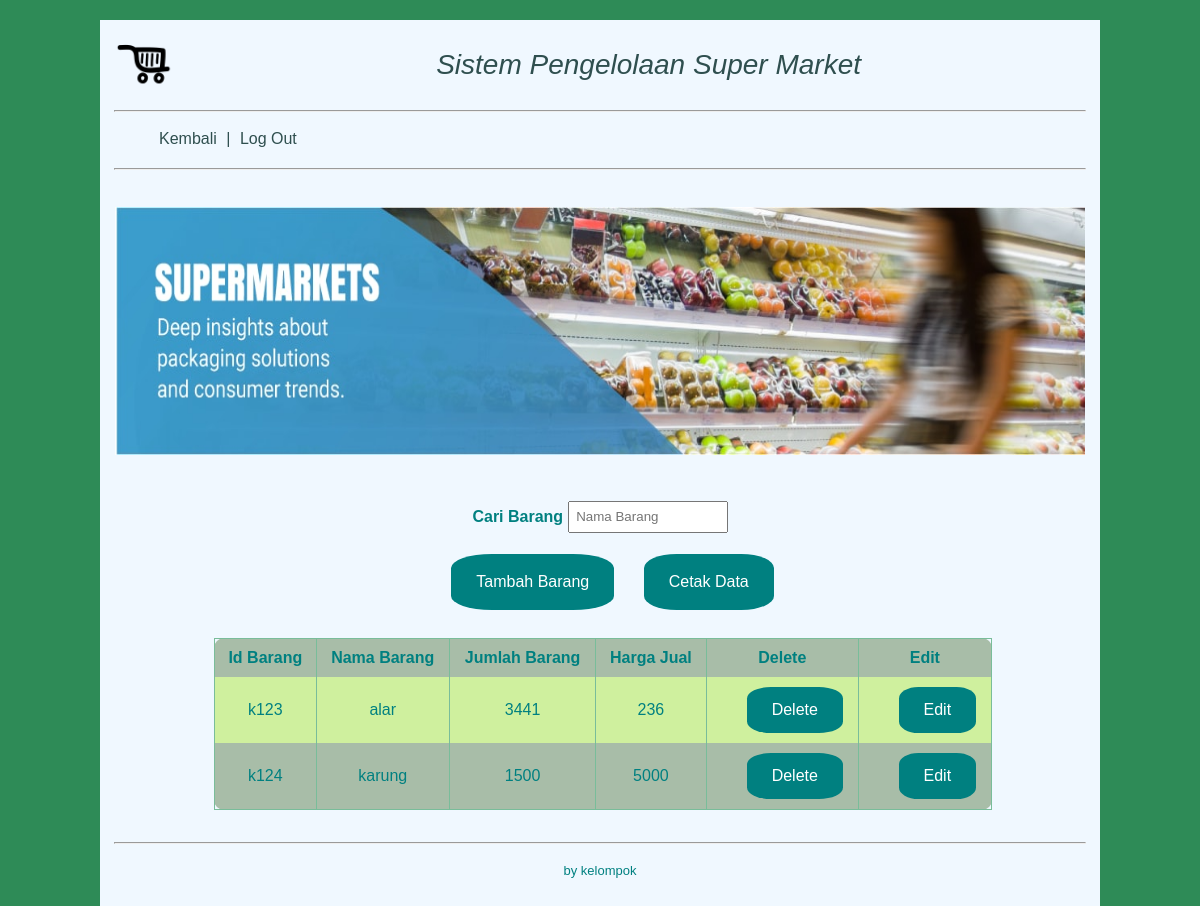
The app's page /gudang_barang.php (signed in), older data.
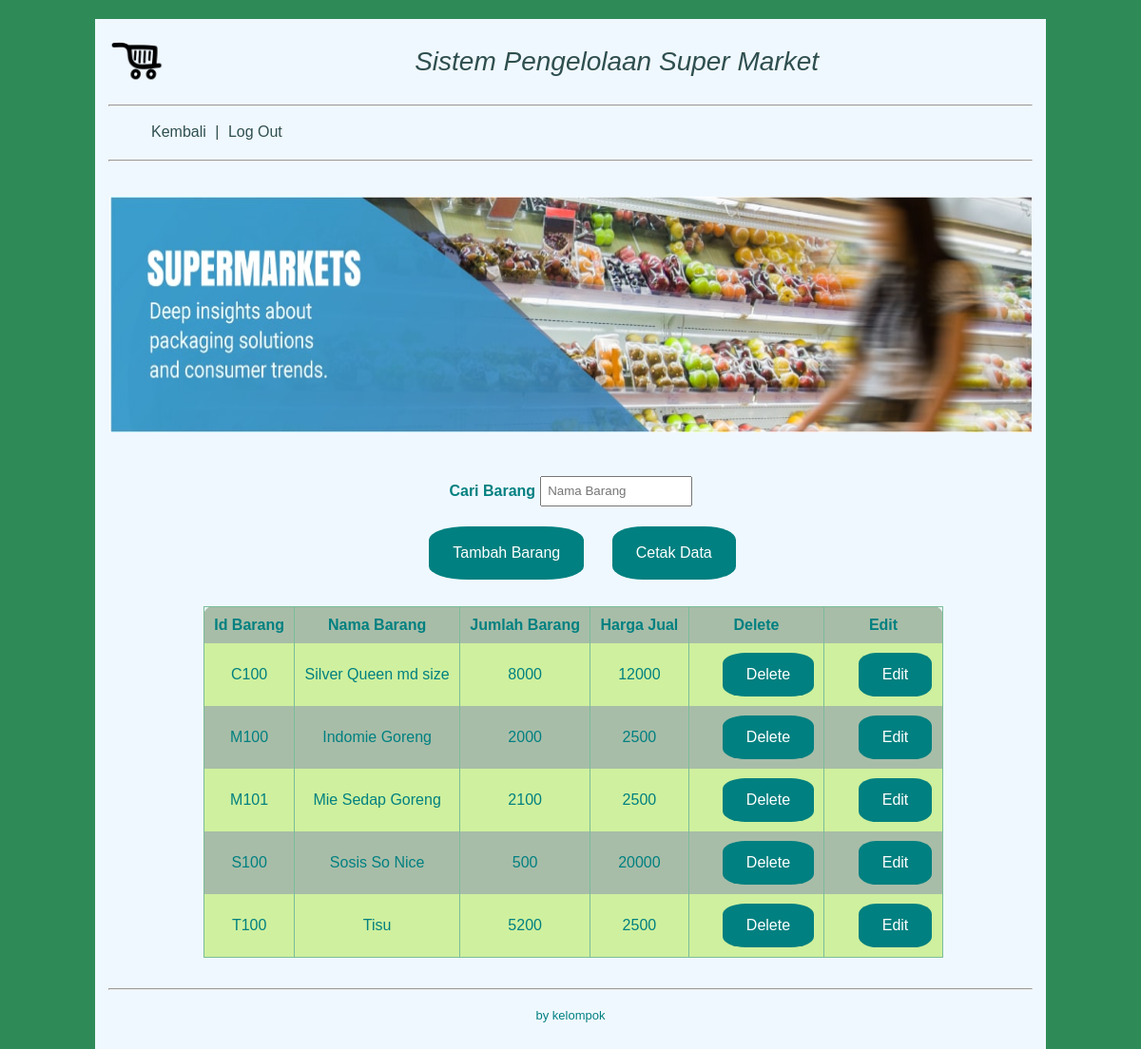
The same page, newer data.
### tables this page shows
CREATE TABLE `barang` (
  `id_barang` varchar(30) NOT NULL,
  `nama_barang` varchar(100) NOT NULL,
  `jumlah_barang` int(200) NOT NULL,
  `harga_barang` int(200) NOT NULL
);

### fungsi_fungsi.php (called while the page is built, shortened)
<?php
	function tampil(){
		$query = mysql_query("select * from barang order by id_barang");
 		if($query==true){
 			return $query;
 		}
 		else{
 			$message = "kesalahan";
 			return $message;
 		}
	}
?>

### gudang_barang.php (the view, shortened to what this page needs)
<html>
<head>
<?php
	include 'fungsi_fungsi.php';
?>
<link rel="stylesheet" type="text/css" href="style.css">
<body>
	<div class="wrapper">
		<header>
			<div id="logo">
				<img src="logo.png">
			</div>
			<h1 class="title">Sistem Pengelolaan Super Market</h1>
			<hr>
			<nav>
				<ul>
					<li><a href="menu_gudang.php">Kembali</a></li>
					<li>|</li>
					<li><a href="logout.php">Log Out</a></li>
				</ul>
			</nav>
			<hr>
		</header>
		<div id="banner">
			<img src="banner.jpg">
		</div>
		<div class="contain">
			<form action="cari_barang.php" method="get">
				<h4>Cari Barang
					<input type="text" placeholder="Nama Barang" name="namabarang">
			 	</h4>
			</form>
			<a href="tambah_barang.php">Tambah Barang</a>
			<a href="laporan_barang.php">Cetak Data</a>
			<br/>
			<br/>
			<table>
				<tr>
					<td><b>Id Barang</td>
					<td><b>Nama Barang</td>
					<td><b>Jumlah Barang</td>
					<td><b>Harga Jual</td>
					<td><b>Delete</td>
					<td><b>Edit</td>
				</tr>
				<?php
					$query = tampil();
					while($var = mysql_fetch_array($query)){
					?>
						<tr>
							<td><?php echo $var['id_barang'] ?></td>
							<td><?php echo $var['nama_barang'] ?></td>
							<td><?php echo $var['jumlah_barang'] ?></td>
							<td><?php echo $var['harga_barang'] ?></td>
							<td><center><a href="delete_barang.php?kode=<?php echo $var['id_barang'] ?>">Delete</a></td>
							<td><center><a href="edit_barang.php?kode=<?php echo $var['id_barang'] ?>">Edit</a></td>
						</tr>
					<?php } ?>
			</table>
		</div>
		<footer>
			<hr>
			<p class="kaki">by kelompok</p>
		</footer>
	</div>
</body>
</head>
</html>

### style.css (style rules this page uses)
body { font: 16px/28px arial, sans-serif; background-color: #2E8B57; color: #008080; }
.wrapper { max-width: 1000px; width: 100%; background-color: #F0F8FF; margin: 20px auto 20px auto; }
header { margin: 4px; padding: 10px; }
header #logo { float: left; width: 10%; padding-bottom: 10px; }
header #logo img { width: 60px; height: 60px; }
header h1 { font: 28px arial, sans-serif; color: #2F4F4F; font-style: italic; text-align: center; padding-bottom: 10px; }
header nav { height: 40px; }
header nav ul { margin: 5px; padding-top: 5px; padding-bottom: 5px; }
header nav ul li { display: inline-block; margin-top: 0.5px; margin-right: 5px; color: #2F4F4F; }
header nav ul li a { text-decoration: none; color: #2F4F4F; }
#banner { height: 248px; margin: 5px; padding: 10px; }
#banner img { width: 970px; height: 248px; }
.contain { text-align: center; margin: 4px; padding: 10px; }
.contain form h4 input[type="text"] { width: 12em; padding: 0.5em; color: #888; }
.contain form input[type="text"] { width: 12em; padding: 0.5em; color: #888; }
.contain a { margin-left: 25px; border-radius: 25%; background-color: #008080; color: white; padding: 14px 25px; text-align: center; text-decoration: none; display: inline-block; }
.contain table { margin-left: 100px; background:none repeat scroll 0 0 #A8BDA8; border:1px solid #79BD9A; border-collapse:collapse; border-spacing:0; text-align:center; width:80%; border-radius:10px; }
.contain table tr td, table tr th { padding:0.625em; }
.contain table tr:nth-of-type(2n) { background:none repeat scroll 0 0 #CFF09E; }
.contain td { border-right:1px solid #79BD9A; }
footer { padding: 10px; clear: both; margin: 4px; }
footer p { text-align: center; font-size: 13px; }

Row changes from the older to the newer data that the page shows:
removed barang: id_barang "k123", nama_barang "alar", jumlah_barang "3441", harga_barang "236"
removed barang: id_barang "k124", nama_barang "karung", jumlah_barang "1500", harga_barang "5000"
added barang: id_barang "C100", nama_barang "Silver Queen md size", jumlah_barang "8000", harga_barang "12000"
added barang: id_barang "M100", nama_barang "Indomie Goreng", jumlah_barang "2000", harga_barang "2500"
added barang: id_barang "M101", nama_barang "Mie Sedap Goreng", jumlah_barang "2100", harga_barang "2500"
added barang: id_barang "S100", nama_barang "Sosis So Nice", jumlah_barang "500", harga_barang "20000"
added barang: id_barang "T100", nama_barang "Tisu", jumlah_barang "5200", harga_barang "2500"
